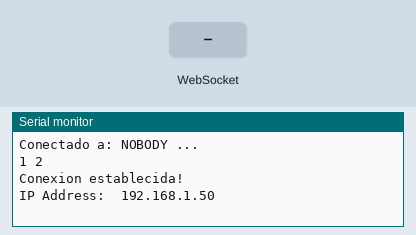
Recording of a sketch running on a simulated ESP8266 (NodeMCU). Shown: the last lines printed to the serial monitor. The inputs (shaded band) are chosen by the test bench. WiFi joins after 1.5 s; servers stay silent unless stated.

Above: at 8.2 s.
8.3 s: WebSocket text "1" received
At 8.9 s:
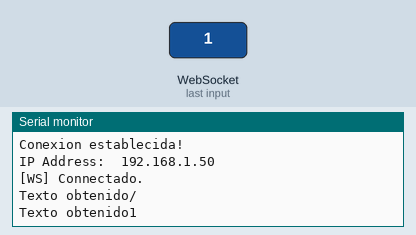
9.8 s: WebSocket text "0" received
At 11.0 s:
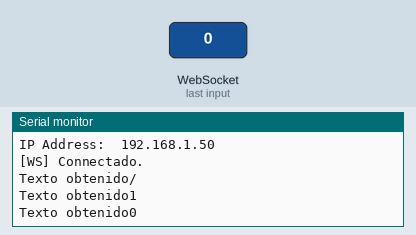
11.3 s: WebSocket text "2" received
At 12.4 s:
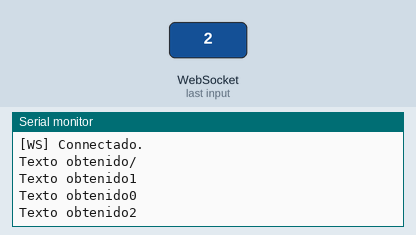

Measured:
- after the input at 8.3 s, the serial monitor: prints a new line at once (image 1)
- after the input at 9.8 s, the serial monitor: prints a new line at once (image 2)
- after the input at 11.3 s, the serial monitor: prints a new line at once (image 3)

The sketch:

ws.ino
```cpp
#include <ESP8266WiFi.h>
#include <ESP8266WiFiMulti.h>

#include <WebSockets.h>
#include <WebSocketsClient.h>
#include <SocketIOclient.h>


const char* ssid = "NOBODY";
const char* password = "pachu1234";

const char *host = "192.168.1.106";
uint16_t port = 3006;
const char *url = "/ws";


ESP8266WiFiMulti wifiMulti;

WebSocketsClient ws;

void connectToWifi(const char *ssid, const char *password)
{
    WiFi.begin(ssid, password);
    Serial.print("Conectado a: ");
    Serial.print(ssid);

    Serial.println(" ...");

    int i = 0;
    while (WiFi.status() != WL_CONNECTED) {
        delay(1000);
        Serial.print(++i);
        Serial.print(' ');
    }

    Serial.println('\n');
    Serial.println("Conexion establecida!");
    Serial.print("IP Address:\t");
    Serial.println(WiFi.localIP());
}

void wsEvent(WStype_t type, uint8_t *payload, size_t length)
{
    switch (type)
    {
    case WStype_DISCONNECTED:
        Serial.println("[WS] Desconectado.");
        break;

    case WStype_CONNECTED:
        Serial.println("[WS] Connectado.");
        ws.sendTXT("Connected.");

    case WStype_TEXT:

        Serial.printf("Texto obtenido");
        for (int i = 0; i < length; i++)
        {
            Serial.printf("%c", payload[i]);
        }
        Serial.println();

    default:
        break;
    }
}

void startWebSocket(const char *host, uint16_t port, const char *url)
{
    ws.begin(host, port, url);
    ws.onEvent(wsEvent);
    ws.setReconnectInterval(5000);
    ws.enableHeartbeat(15000, 3000, 2);
}

void setup()
{
    Serial.begin(115200);
    delay(5000);
    connectToWifi(ssid, password);
    startWebSocket(host, port, url);
}

void loop() {
    ws.loop();

}
```
